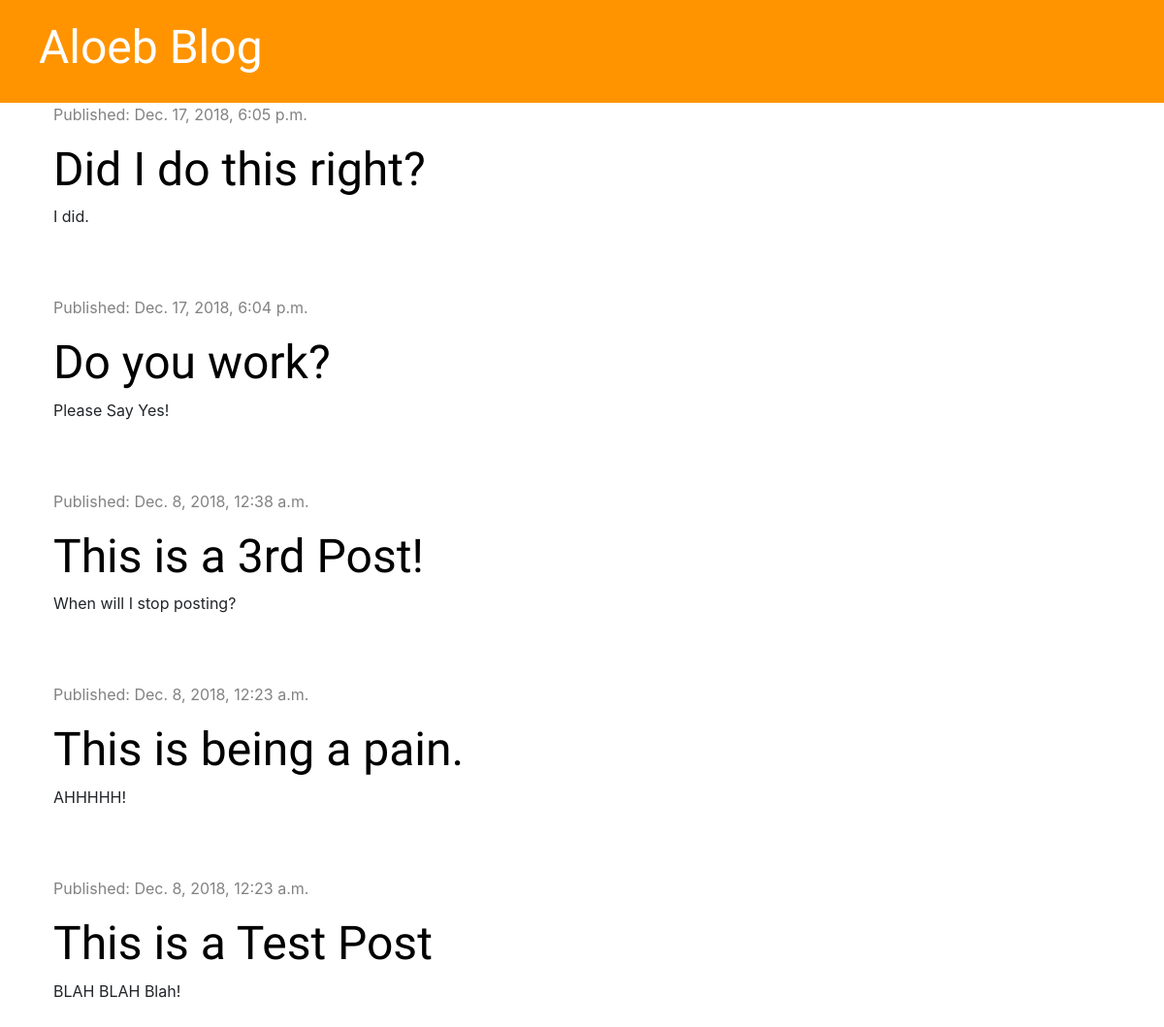
The page / on the database its author committed.
### blog/models.py (models this page shows, shortened)
class Post(models.Model):
    author = models.ForeignKey('auth.User', on_delete=models.CASCADE)
    title = models.CharField(max_length=200)
    text = models.TextField()
    create_date = models.DateTimeField(default=timezone.now)
    published_date = models.DateTimeField(blank=True, null=True)

### blog/views.py (the view)
# urls.py: path('', views.post_list, name='post_list'),
def post_list(request):
    posts = Post.objects.filter(published_date__lte=timezone.now()).order_by('-published_date')
    stuff_for_frontend = {'posts': posts}
    return render(request, 'blog/post_list.html', stuff_for_frontend)

### blog/templates/blog/post_list.html
{% extends 'blog/base.html' %}
{% block content %}
    {% for post in posts %}
        <div class="post">
            <div class="date">
                <p>Published: {{ post.published_date }}</p>
            </div>
            <h1><a href="{% url 'post_detail' pk=post.pk %}">{{ post.title }}</a></h1>
            <p>{{ post.text|linebreaksbr }}</p>
        </div>
    {% endfor %}
{% endblock %}

### blog/static/css/blog.css (style rules this page uses)
h1, h2, h3, h4 { font-family: 'Tangerine', 'Inconsolata', 'Droid Sans', serif; font-size: 48px; }
.date { color: #828282; }
.post { margin-bottom: 70px; }
.post h1 a { color: #000000; text-decoration: none; }

### rows shown on the page
Post: published_date "Dec. 17, 2018, 6:05 p.m.", title "Did I do this right?", text "I did."
Post: published_date "Dec. 17, 2018, 6:04 p.m.", title "Do you work?", text "Please Say Yes!"
Post: published_date "Dec. 8, 2018, 12:38 a.m.", title "This is a 3rd Post!", text "When will I stop posting?"
Post: published_date "Dec. 8, 2018, 12:23 a.m.", title "This is being a pain.", text "AHHHHH!"
Post: published_date "Dec. 8, 2018, 12:23 a.m.", title "This is a Test Post", text "BLAH BLAH Blah!"
